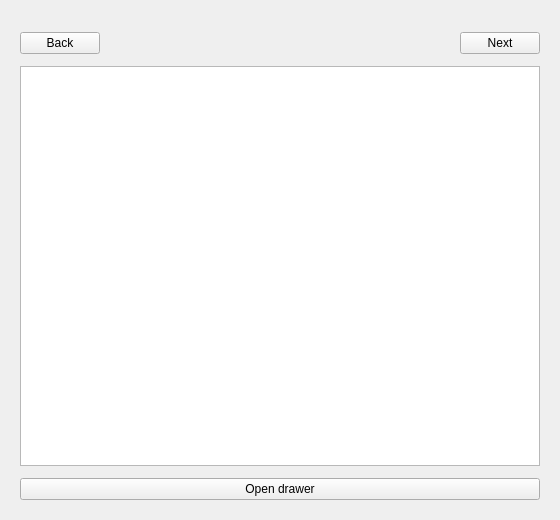
<?xml version="1.0" encoding="UTF-8"?>
<ui version="4.0">
 <class>MainWindow</class>
 <widget class="QMainWindow" name="MainWindow">
  <property name="geometry">
   <rect>
    <x>0</x>
    <y>0</y>
    <width>560</width>
    <height>520</height>
   </rect>
  </property>
  <property name="windowTitle">
   <string>Tree / Drawer / Stepper</string>
  </property>
  <widget class="QWidget" name="centralwidget">
   <layout class="QVBoxLayout" name="rootLayout">
    <property name="spacing">
     <number>12</number>
    </property>
    <property name="leftMargin">
     <number>20</number>
    </property>
    <property name="topMargin">
     <number>20</number>
    </property>
    <property name="rightMargin">
     <number>20</number>
    </property>
    <property name="bottomMargin">
     <number>20</number>
    </property>
    <item>
     <widget class="QCustomStepper" name="stepper" native="true"/>
    </item>
    <item>
     <layout class="QHBoxLayout" name="navRow">
      <item>
       <widget class="QCustomQPushButton" name="backBtn">
        <property name="text">
         <string>Back</string>
        </property>
        <property name="variant" stdset="0">
         <string>outline</string>
        </property>
       </widget>
      </item>
      <item>
       <spacer name="navSpacer">
        <property name="orientation">
         <enum>Qt::Horizontal</enum>
        </property>
        <property name="sizeHint" stdset="0">
         <size>
          <width>40</width>
          <height>20</height>
         </size>
        </property>
       </spacer>
      </item>
      <item>
       <widget class="QCustomQPushButton" name="nextBtn">
        <property name="text">
         <string>Next</string>
        </property>
        <property name="variant" stdset="0">
         <string>primary</string>
        </property>
       </widget>
      </item>
     </layout>
    </item>
    <item>
     <widget class="QCustomTreeWidget" name="tree">
      <attribute name="headerVisible">
       <bool>false</bool>
      </attribute>
      <column>
       <property name="text">
        <string notr="true">1</string>
       </property>
      </column>
     </widget>
    </item>
    <item>
     <widget class="QCustomQPushButton" name="openDrawerBtn">
      <property name="text">
       <string>Open drawer</string>
      </property>
      <property name="variant" stdset="0">
       <string>secondary</string>
      </property>
     </widget>
    </item>
   </layout>
  </widget>
 </widget>
 <customwidgets>
  <customwidget>
   <class>QCustomStepper</class>
   <extends>QWidget</extends>
   <header>Custom_Widgets.QCustomStepper</header>
   <container>1</container>
  </customwidget>
  <customwidget>
   <class>QCustomTreeWidget</class>
   <extends>QTreeWidget</extends>
   <header>Custom_Widgets.QCustomTreeWidget</header>
  </customwidget>
  <customwidget>
   <class>QCustomQPushButton</class>
   <extends>QPushButton</extends>
   <header>Custom_Widgets.QCustomQPushButton</header>
  </customwidget>
 </customwidgets>
 <resources/>
 <connections/>
</ui>
